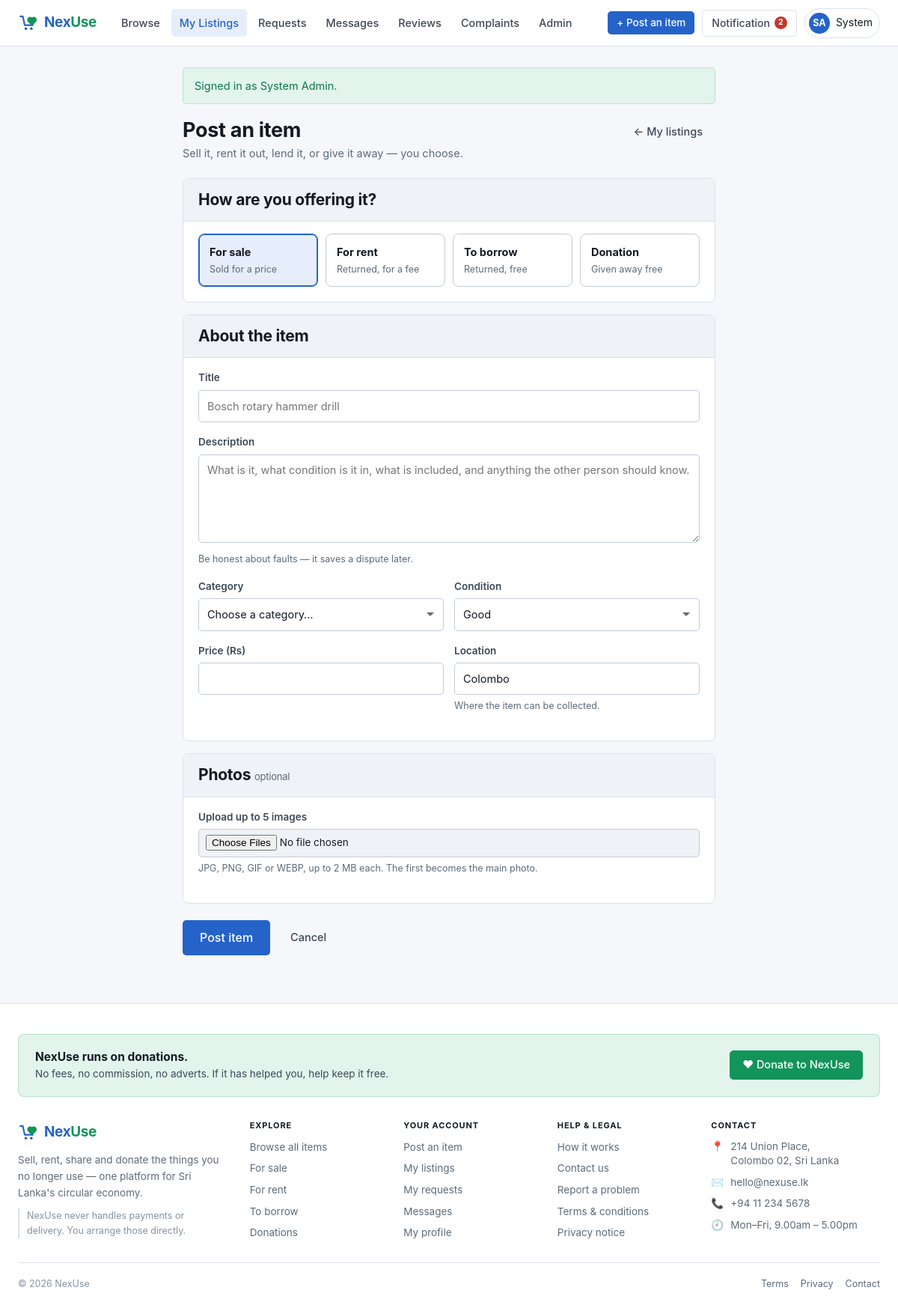
The app's page /listings/create (signed in) with its own data.
### tables this page shows
CREATE TABLE users (
  user_id        INT UNSIGNED NOT NULL AUTO_INCREMENT,
  name           VARCHAR(100)  NOT NULL,
  email          VARCHAR(190)  NOT NULL,
  password_hash  VARCHAR(255)  NOT NULL,
  phone          VARCHAR(20)   DEFAULT NULL,
  address        VARCHAR(255)  DEFAULT NULL,
  city           VARCHAR(80)   DEFAULT NULL,
  bio            TEXT          DEFAULT NULL,
  avatar_path    VARCHAR(255)  DEFAULT NULL,
  role           ENUM('admin','member')            NOT NULL DEFAULT 'member',
  status         ENUM('active','suspended')        NOT NULL DEFAULT 'active',
  created_at     DATETIME      NOT NULL DEFAULT CURRENT_TIMESTAMP,
  PRIMARY KEY (user_id),
  UNIQUE KEY uq_users_email (email),
  KEY idx_users_role (role),
  KEY idx_users_status (status)
);

### app/Views/listings/create.php (the view, shortened to what the rows shown need)
<?php
$typeBlurbs = [
    'sell'   => ['For sale',  'Sold for a price'],
    'rent'   => ['For rent',  'Returned, for a fee'],
    'share'  => ['To borrow', 'Returned, free'],
    'donate' => ['Donation',  'Given away free'],
];
$selectedType = (string) old('listing_type', 'sell');
?>
<div class="page-head">
  <div>
    <h1>Post an item</h1>
  </div>
</div>
<form method="post" action="<?= url('/listings/create') ?>" enctype="multipart/form-data" novalidate>
  <div class="card mb-2">
    <div class="card-head"><h2>How are you offering it?</h2></div>
  </div>
  <div class="card mb-2">
    <div class="card-head"><h2>About the item</h2></div>
    <div class="form-row">
      <div class="form-group">
        <label for="location">Location</label>
        <input type="text" id="location" name="location"
               value="<?= e(old('location', $user['city'] ?? '')) ?>" placeholder="Colombo">
        <p class="field-hint">Where the item can be collected.</p>
      </div>
    </div>
  </div>
  <div class="card mb-2">
    <div class="card-head"><h2>Photos <span class="muted small" style="font-weight:400;">optional</span></h2></div>
  </div>
</form>

### app/Views/layouts/app.php (shortened to what the rows shown need)
<?php
$user      = auth_user();
$unread    = $user !== null ? Notification::unreadCount((int) $user['user_id']) : 0;
$containerClass = 'container';
if (!empty($narrow))    { $containerClass .= ' container-narrow'; }
?>
<!DOCTYPE html>
<html lang="en">
<head>
<link rel="stylesheet" href="<?= asset('css/app.css') ?>">
</head>
<body>
<header class="site-header">
  <div class="container">
    <div class="header-actions">
      <?php if ($user !== null): ?>
        <a class="btn btn-sm hide-sm" href="<?= url('/listings/create') ?>">+ Post an item</a>
        <a class="notif-toggle" href="#notifications" data-modal-open="notifications">
          Notification
          <?php if ($unread > 0): ?>
            <span class="nav-badge"><?= $unread > 99 ? '99+' : $unread ?><span class="sr-only"> unread</span></span>
          <?php endif; ?>
        </a>
        <div class="account">
          <button class="account-toggle" type="button" data-dropdown="account-menu" aria-haspopup="true">
            <?= avatar($user) ?>
            <span class="hide-sm"><?= e(explode(' ', (string) $user['name'])[0]) ?></span>
          </button>
        </div>
      <?php else: ?>
        <a class="btn btn-secondary btn-sm" href="<?= url('/login') ?>">Sign in</a>
        <a class="btn btn-sm" href="<?= url('/register') ?>">Create account</a>
      <?php endif; ?>
    </div>
  </div>
</header>
<main class="page">
  <div class="<?= e($containerClass) ?>">
    <?= $content ?>
  </div>
</main>
</body>
</html>

### app/Helpers/functions.php (shortened to what the rows shown need)
<?php
function e(mixed $value): string
{
    return htmlspecialchars((string) $value, ENT_QUOTES | ENT_SUBSTITUTE, 'UTF-8');
}
function url(string $path = ''): string
{
    $base = rtrim((string) Config::get('base_url', ''), '/');
    $path = ltrim($path, '/');
    return $path === '' ? ($base === '' ? '/' : $base) : $base . '/' . $path;
}
function asset(string $path): string
{
    return url('assets/' . ltrim($path, '/'));
}
function initials(string $name): string
{
    $parts = preg_split('/\s+/', trim($name)) ?: [];
    $first = mb_substr($parts[0] ?? '', 0, 1);
    $last  = count($parts) > 1 ? mb_substr($parts[count($parts) - 1], 0, 1) : '';
    return mb_strtoupper($first . $last);
}
function old(string $field, mixed $default = ''): mixed
{
    return Session::old($field, $default);
}
function auth_user(): ?array
{
    return Auth::user();
}
function avatar(array $person, string $size = ''): string
{
    $classes = trim('avatar ' . $size);
    $name    = (string) ($person['name'] ?? '');
    $path    = $person['avatar_path'] ?? null;
    return '<span class="' . e($classes) . '">' . e(initials($name)) . '</span>';
}

### records on screen
users: name "SA", name "System", location "Colombo"

### other values on screen
$unread "2"
$message['message'] "Signed in as System Admin."
$label "For sale"
$blurb "Sold for a price"
$label "For rent"
$blurb "Returned, for a fee"
$label "To borrow"
$blurb "Returned, free"
$label "Donation"
$blurb "Given away free"
form field item_condition "Good"
